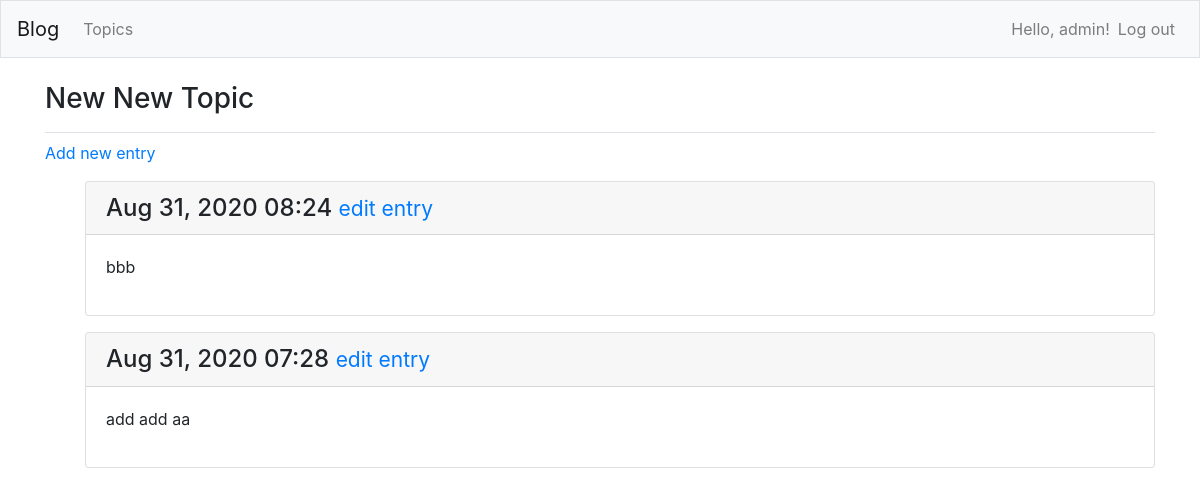
/blog/topic/11 (signed in), run on an earlier commit of the app's database.
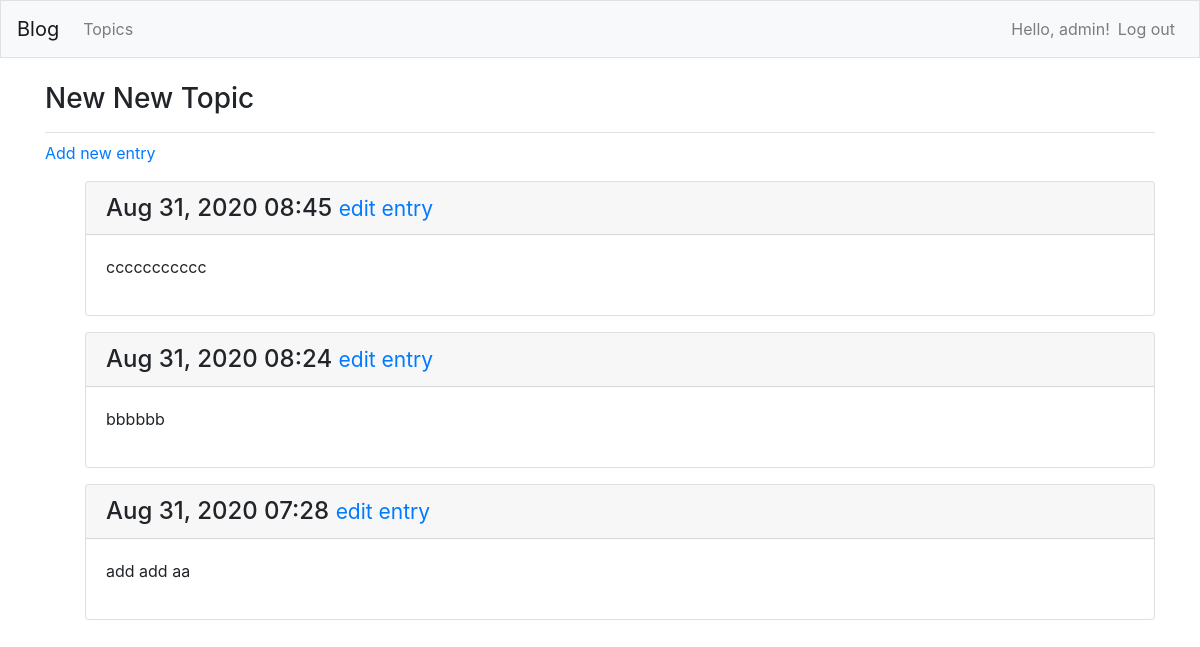
And on a later commit of the database.
### blog/models.py (models this page shows, shortened)
class Entry(models.Model):
    topic = models.ForeignKey(Topic, on_delete=models.CASCADE)
    text = models.TextField()
    date_added = models.DateTimeField(auto_now_add=True)
    class Meta:
        verbose_name_plural = 'entries'

### blog/views.py (the view)
# urls.py: path('topic/<int:topic_id>', views.topic, name='topic'),
@login_required
def topic(request, topic_id):
    topic = get_object_or_404(Topic, id=topic_id)
    check_topic_owner(topic.owner, request.user)
    entries = topic.entry_set.order_by('-date_added')
    tags = topic.tag.all()
    return render(request, 'blog/topic.html', {
        'topic': topic,
        'entries': entries,
        'tags': tags
    })

### blog/models.py (called while the page is built)
    def __str__(self):
        return self.text

### blog/views.py (called while the page is built)
def check_topic_owner(owner, user):
    if owner != user:
        raise Http404

### blog/templates/blog/topic.html
{% extends 'blog/layout.html' %}
{% block page_header %}
    <h3>{{ topic }}</h3>
{% endblock page_header %}
{% block body %}
    <p>
        <a href="{% url 'blog:new_entry' topic.id %}">Add new entry</a>
    </p>
    <ul>
    {% for entry in entries %}
        <div class="card mb-3">
            <h4 class="card-header">
                {{ entry.date_added|date:'M d, Y H:i' }}
                <small><a href="{% url 'blog:edit_entry' entry.id %}">edit entry</a></small>
            </h4>
            <div class="card-body">
                {{ entry.text|linebreaks }}
            </div>
        </div>
    {% empty %}
        <p>There are no entries for this topic yet.</p>
    {% endfor %}
{% endblock %}

What changed in the data, as far as the page shows it:
added Entry: date_added "Aug 31, 2020 08:45", text "ccccccccccc"
changed Entry: text "bbb" → "bbbbbb"
